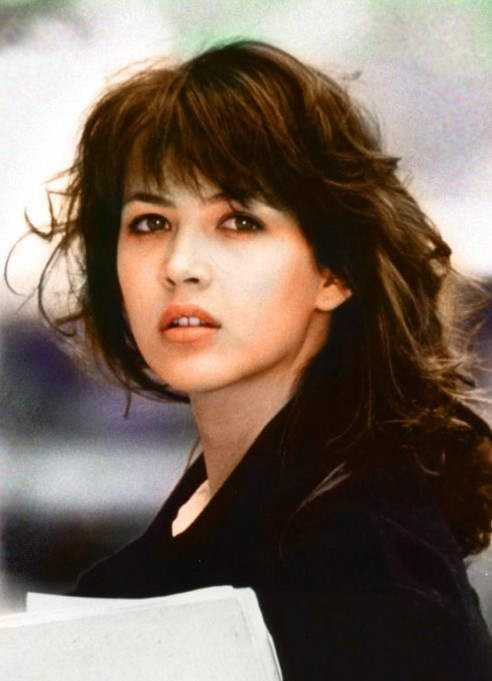
#> input picture image/sophie_marceau.jpg, 492 x 681 px
$ python svd.py
#> lines starting #> are read from the running program, lines starting #| are printed output that depends on the picture
import cv2
import numpy as np


def reconstruct(img):
    u, s, vh = np.linalg.svd(img)
    d = np.zeros((height, weight))
    for i in range(0, num_sv):
        d[i, i] = s[i]
    s = d

    ret = np.matmul(np.matmul(u, s), vh)
    val_min = np.min(ret)
    val_max = np.max(ret)
    ret = (ret - val_min) / (val_max - val_min) * 255
    ret = ret.astype(np.uint8)
    return ret


if __name__ == '__main__':
    image = cv2.imread('image/sophie_marceau.jpg')
#> image is the input picture: shape (681, 492, 3); mean B, G, R 94.6, 106.2, 122.6
    # image = cv2.imread('image/fun.jpeg')

    height, weight = image.shape[:2]
#> height = 681; weight = 492
    b = image[:, :, 0]
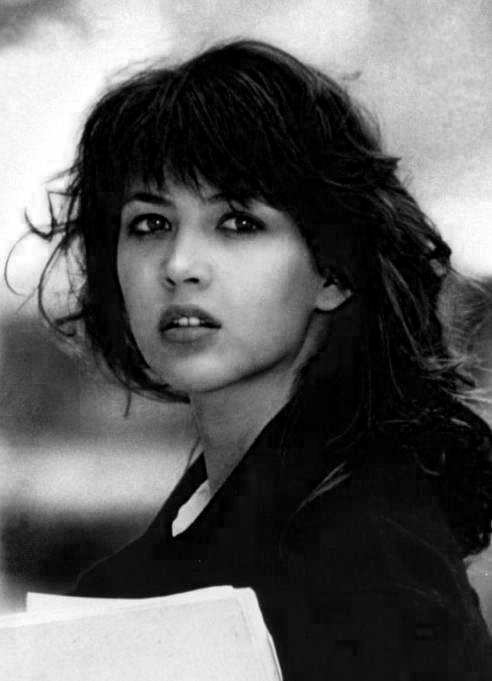
#> b: shape (681, 492); min 0, max 255, mean 94.6
    g = image[:, :, 1]
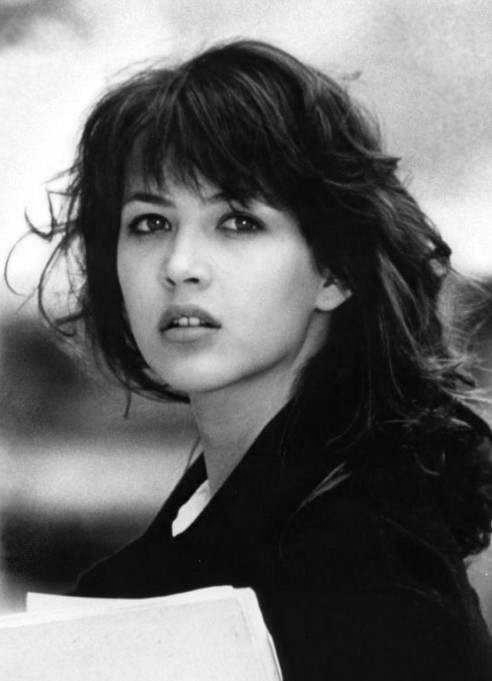
#> g: shape (681, 492); min 0, max 255, mean 106.2
    r = image[:, :, 2]
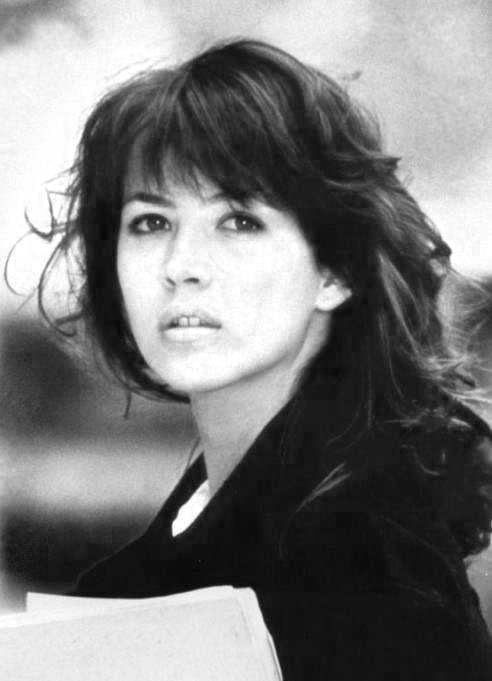
#> r: shape (681, 492); min 1, max 255, mean 122.6

    for num_sv in [1, 5, 20, 50, 100]:
        b_re = reconstruct(b)
        g_re = reconstruct(g)
        r_re = reconstruct(r)

        vis = np.zeros((height, weight, 3), np.uint8)

        vis[:, :, 0] = b_re
        vis[:, :, 1] = g_re
        vis[:, :, 2] = r_re

        # cv2.imshow('old', image)
        # cv2.imshow('svd', vis)
        cv2.imwrite('image/sv-{}.png'.format(num_sv), vis)
#> this loop made 5 passes
#> pass 1, in reconstruct, `u, s, vh = np.linalg.svd(img)`:
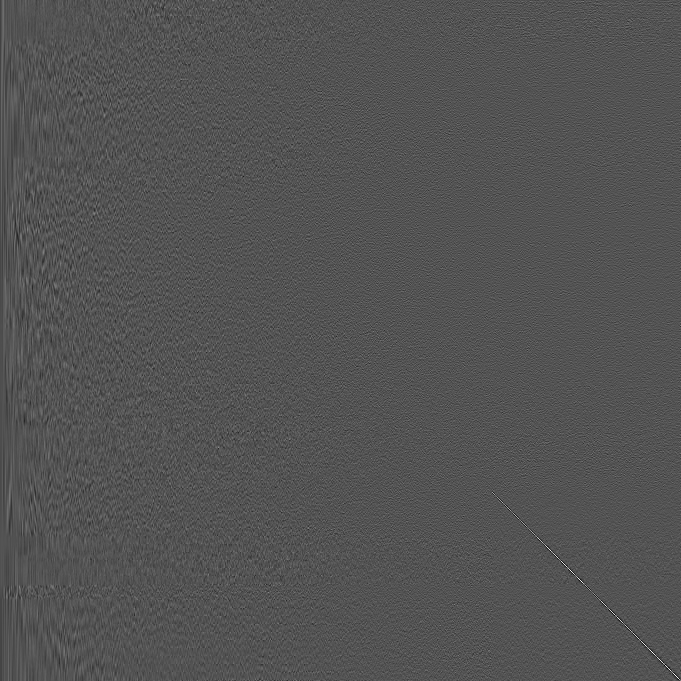
#> u: shape (681, 681) float64; min -0.324, max 0.663, mean -9.28e-05; drawn with min black and max white
#> pass 1, in reconstruct, `u, s, vh = np.linalg.svd(img)`:
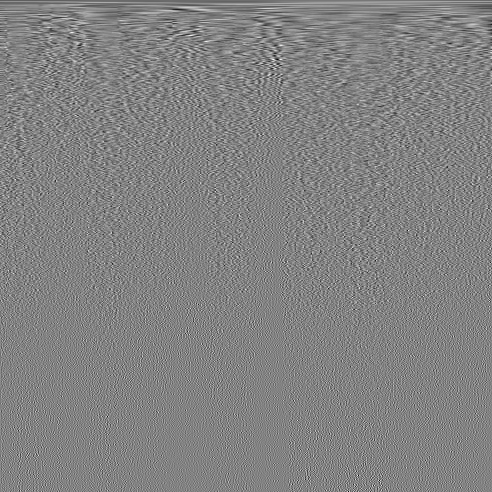
#> vh: shape (492, 492) float64; min -0.264, max 0.251, mean -4.34e-05; drawn with min black and max white
#> pass 1, in reconstruct, `ret = np.matmul(np.matmul(u, s), vh)`:
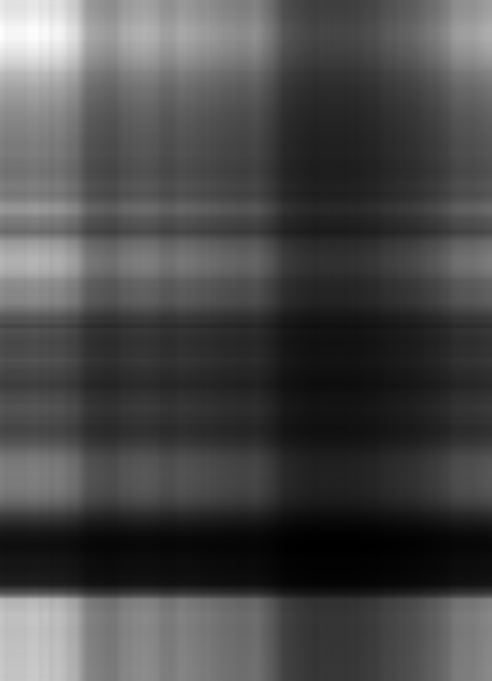
#> ret: shape (681, 492) float64; min 7.3, max 313.4, mean 96.1; drawn with min black and max white
        # cv2.waitKey(0)
    cv2.destroyAllWindows()

$ run again, with image/sv-5.png saved as image/sophie_marceau.jpg
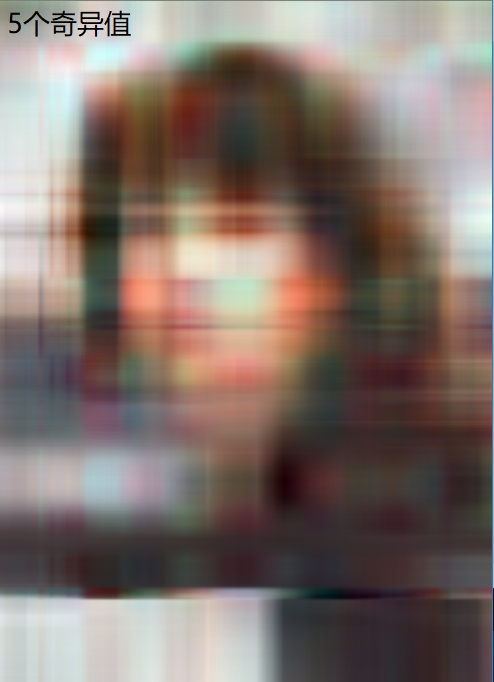
#> input picture image/sv-5.png, 494 x 682 px
#> image is the input picture: shape (682, 494, 3); mean B, G, R 108, 114.8, 128.9
#> the loop `for num_sv in [1, 5, 20, 50, 100]:` made 5 passes
#> pass 1, in reconstruct, `u, s, vh = np.linalg.svd(img)`:
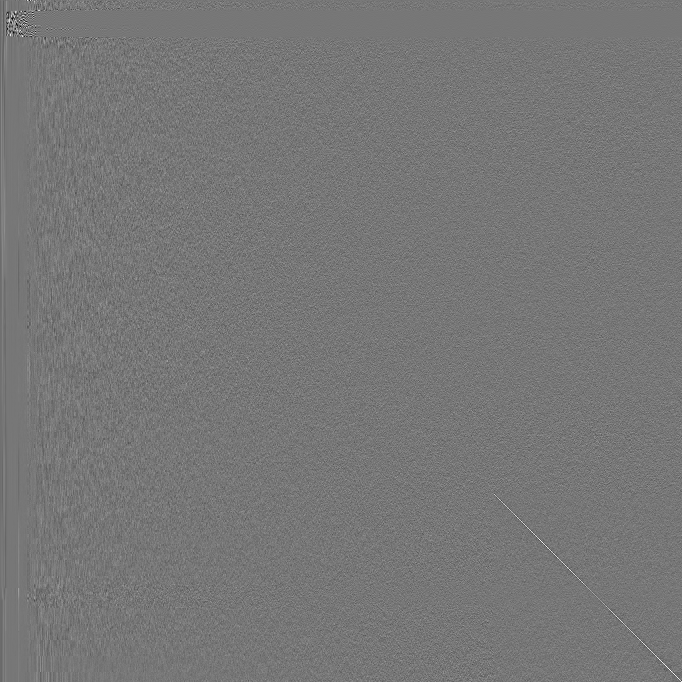
#> u: shape (682, 682) float64; min -0.514, max 0.585, mean -5.89e-05; drawn with min black and max white
#> pass 1, in reconstruct, `ret = np.matmul(np.matmul(u, s), vh)`:
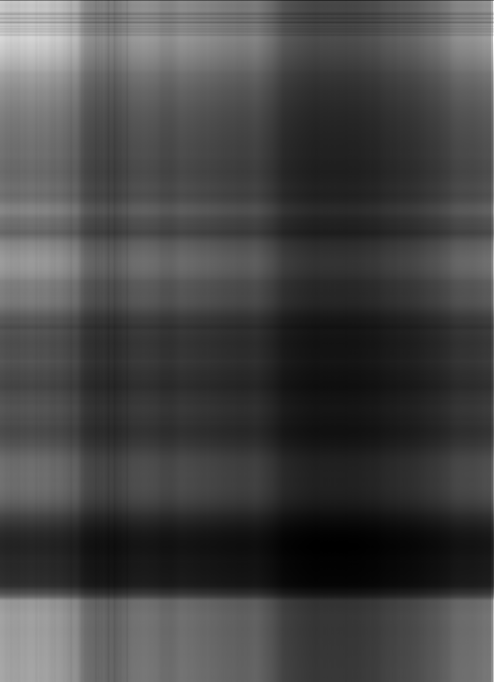
#> ret: shape (682, 494) float64; min 30.4, max 316.7, mean 108.4; drawn with min black and max white
